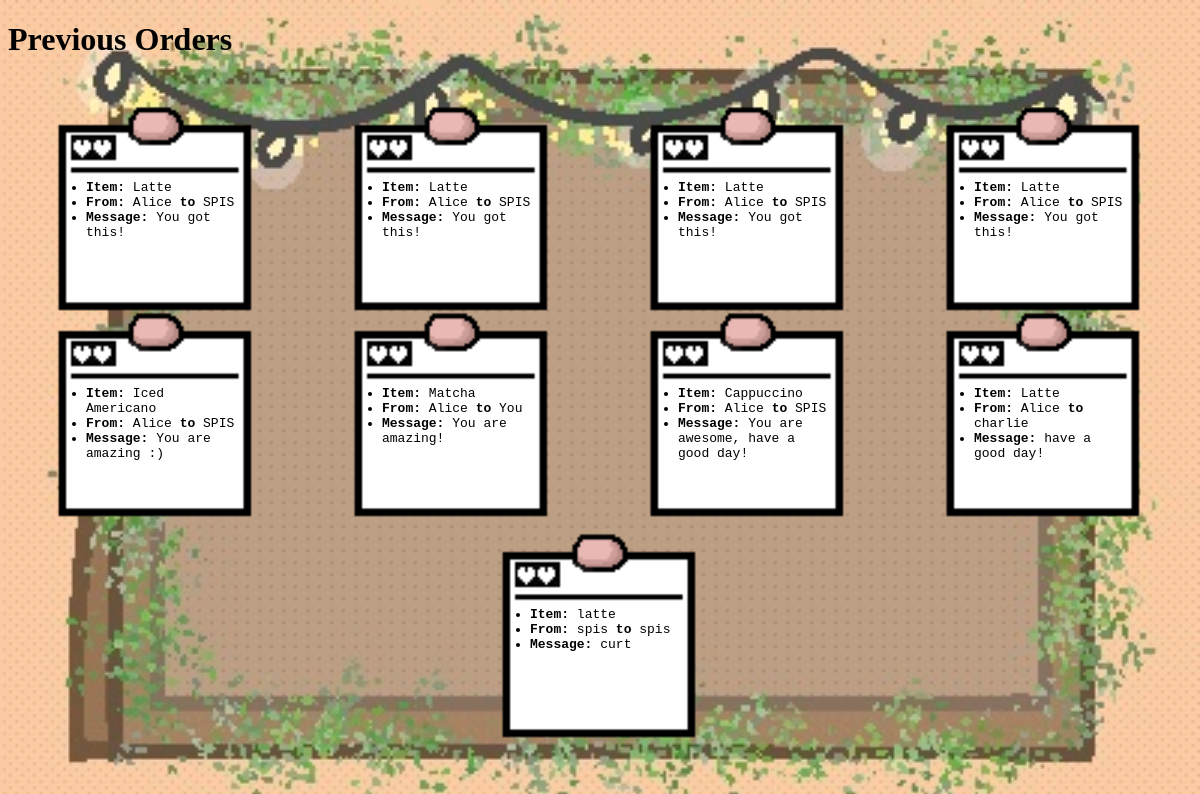
The page /orders on the database its author committed.
### tables this page shows
CREATE TABLE orders
        (order_id INTEGER PRIMARY KEY AUTOINCREMENT,
        sender_name TEXT NOT NULL,
        recipient_name TEXT NOT NULL,
        item_name TEXT NOT NULL,
        message TEXT NOT NULL);

### app.py (the view)
@app.route('/orders')
def show_orders():
    conn = get_db_connection()
    orders = conn.execute('SELECT * FROM orders').fetchall()
    conn.close()
    return render_template('orders.html', orders=orders)

### app.py (called while the page is built)
def get_db_connection():
    conn = sqlite3.connect('cafe.db')
    conn.row_factory = sqlite3.Row
    return conn

### templates/orders.html (shortened to what this page needs)
<!DOCTYPE html>
<html lang="en">
<head>
    <link rel="stylesheet" href="{{url_for('static', filename='orders.css')}}">
</head>
<body>
    <h1>Previous Orders</h1>
    {% if orders %}
    <div class="orders-container">
        {% for order in orders %}
            <div class="display-container">
                <img src="{{url_for('static', filename='coffee_notes.png')}}" alt="Coffee Notes" class="display-image">
                <div class="order-overlay">
                    <ul>
                        <li><b>Item:</b> {{ order.item_name }}<br></li>
                        <li><b>From:</b> {{ order.sender_name }} <b>to</b> {{ order.recipient_name }}<br></li>
                        <li><b>Message:</b> {{ order.message }}</li>
                    </ul>
                </div>
            </div>
        {% endfor %}
        </div>
    {% else %}
        <p>No orders have been placed yet.</p>
    {% endif %}
    <a href="/" class="back-link">Go Back to Cafe!</a>
</body>
</html>

### static/orders.css (style rules this page uses)
.orders-container { display: flex; flex-wrap: wrap; justify-content: center; column-gap: 20px; row-gap: 100px; padding: 10px; }
.display-container { position: relative; width: 250px; margin: 0 auto; overflow-wrap: break-word; }
.display-image { position: absolute; top: 0; left: 0; width: 100%; height: auto; z-index: 1; }
.order-overlay { position: relative; z-index: 2; padding: 10px; top: 67px; left: 5px; float: left; margin-right: 35px; color: #000; font-family: monospace; }
.back-link { display: block; margin-top: 60px; text-align: center; }
body { background-image: url("library_bg.jpg"); background-size: cover; background-repeat: no-repeat; background-attachment: fixed; }

### rows shown on the page
orders: item_name "Latte", sender_name "Alice", recipient_name "SPIS", message "You got this!"
orders: item_name "Latte", sender_name "Alice", recipient_name "SPIS", message "You got this!"
orders: item_name "Latte", sender_name "Alice", recipient_name "SPIS", message "You got this!"
orders: item_name "Latte", sender_name "Alice", recipient_name "SPIS", message "You got this!"
orders: item_name "Iced Americano", sender_name "Alice", recipient_name "SPIS", message "You are amazing :)"
orders: item_name "Matcha", sender_name "Alice", recipient_name "You", message "You are amazing!"
orders: item_name "Cappuccino", sender_name "Alice", recipient_name "SPIS", message "You are awesome, have a good day!"
orders: item_name "Latte", sender_name "Alice", recipient_name "charlie", message "have a good day!"
orders: item_name "latte", sender_name "spis", recipient_name "spis", message "curt"
